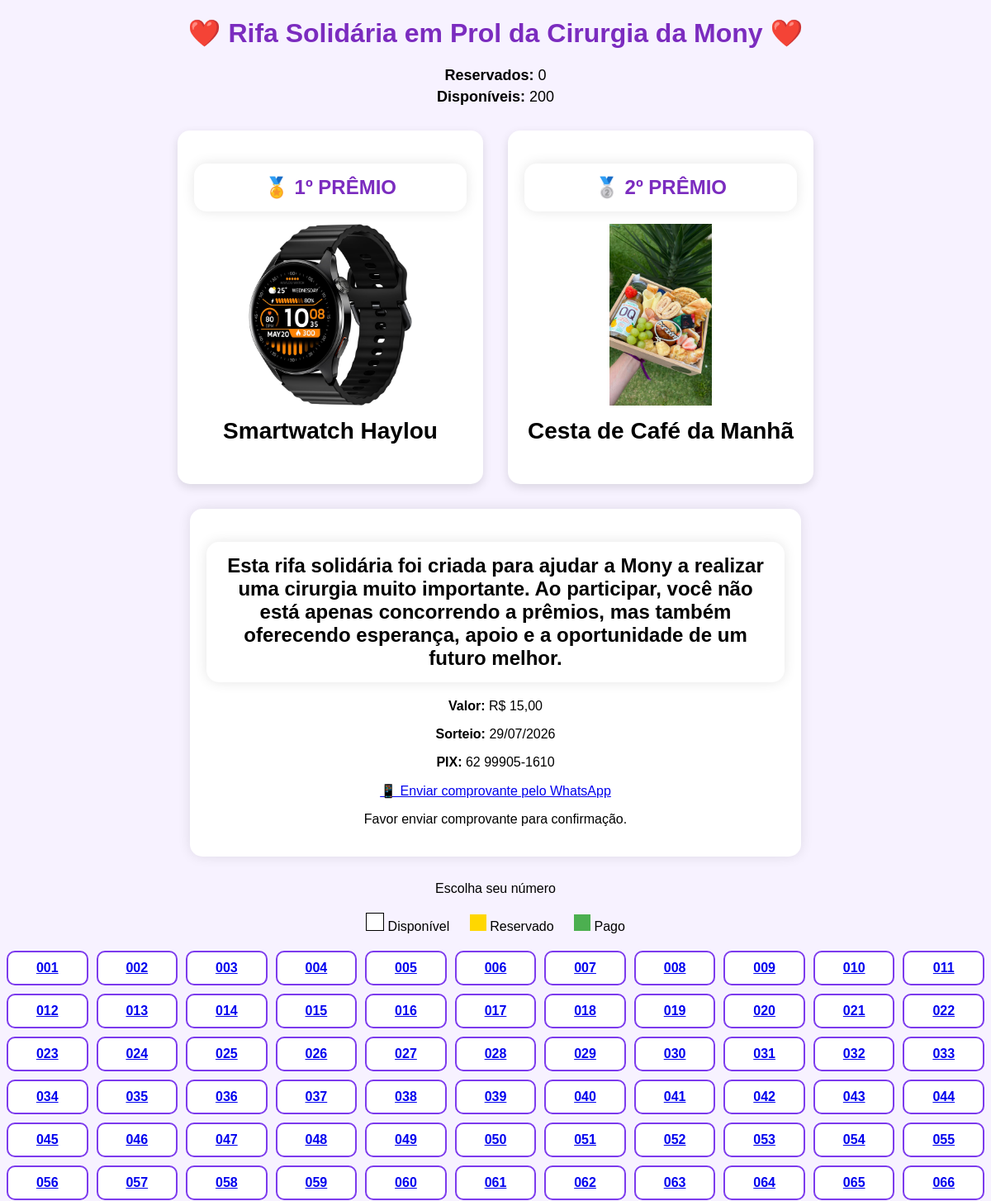
Before: / (upper part) with the older database file.
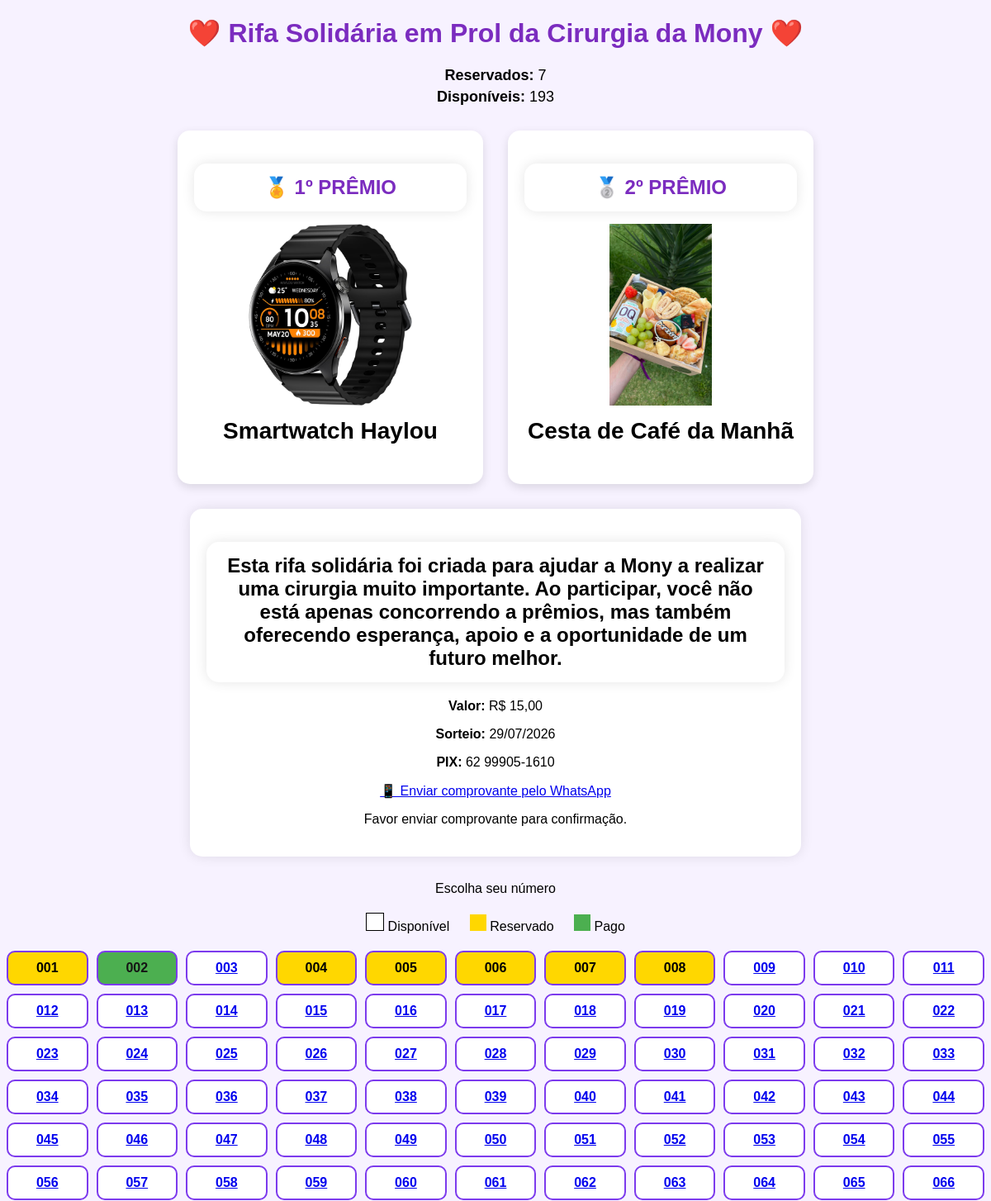
After: the same page with the newer database file.
### models.py (models this page shows)
class Numero(db.Model):
    id = db.Column(db.Integer, primary_key=True)
    numero = db.Column(
        db.Integer,
        unique=True,
        nullable=False
    )
    status = db.Column(
        db.String(20),
        default="disponivel"
        "reservado"
        "pago"
    )
    nome = db.Column(
        db.String(100)
    )
    telefone = db.Column(
        db.String(20)
    )

### app.py (the view)
@app.route("/")
def index():
    numeros = Numero.query.order_by(Numero.numero).all()
    reservados = Numero.query.filter(
        Numero.status.in_(["reservado", "pago"])
    ).count()
    disponiveis = Numero.query.filter_by(
        status="disponivel"
    ).count()
    return render_template(
        "index.html",
        numeros=numeros,
        reservados=reservados,
        disponiveis=disponiveis
    )

### templates/index.html (shortened to what this page needs)
<!doctype html>
<html lang="pt-BR">
  <head>
    <link
      rel="stylesheet"
      href="{{ url_for('static', filename='css/style.css') }}"
    />
  </head>
  <body>
    <h1>❤️ Rifa Solidária em Prol da Cirurgia da Mony ❤️</h1>
    <div class="estatisticas">
      <p><strong>Reservados:</strong> {{ reservados }}</p>
      <p><strong>Disponíveis:</strong> {{ disponiveis }}</p>
    </div>
    <div class="premios">
      <div class="premio">
        <h2 style="color: #7b2cbf; margin-bottom: 10px">🏅 1º PRÊMIO</h2>
        <img
          src="{{ url_for('static', filename='imagens/relogio.jpg') }}"
          alt="Smartwatch"
        />
        <h3>Smartwatch Haylou</h3>
      </div>
      <div class="premio">
        <h2 style="color: #7b2cbf; margin-bottom: 10px">🥈 2º PRÊMIO</h2>
        <img
          src="{{ url_for('static', filename='imagens/cesta.jpg') }}"
          alt="Cesta"
        />
        <h3>Cesta de Café da Manhã</h3>
      </div>
    </div>
    <div class="info-rifa">
      <h2>
        Esta rifa solidária foi criada para ajudar a Mony a realizar uma
        cirurgia muito importante. Ao participar, você não está apenas
        concorrendo a prêmios, mas também oferecendo esperança, apoio e a
        oportunidade de um futuro melhor.
      </h2>
      <p><strong>Valor:</strong> R$ 15,00</p>
      <p><strong>Sorteio:</strong> 29/07/2026</p>
      <p><strong>PIX:</strong> 62 99905-1610</p>
      <p>
        <a
          href="https://wa.me/5562999051610?text=Olá,%20acabei%20de%20fazer%20o%20pagamento%20da%20rifa%20e%20vou%20enviar%20o%20comprovante."
          target="_blank"
          class="btn-whatsapp"
        >
          📱 Enviar comprovante pelo WhatsApp
        </a>
      </p>
      <p>Favor enviar comprovante para confirmação.</p>
    </div>
    <p>Escolha seu número</p>
    <div style="margin: 20px">
      <span
        style="
          display: inline-block;
          width: 20px;
          height: 20px;
          background: white;
          border: 1px solid #000;
        "
      ></span>
      Disponível
      <span
        style="
          display: inline-block;
          width: 20px;
          height: 20px;
          background: #ffd700;
          margin-left: 20px;
        "
      ></span>
      Reservado
      <span
        style="
          display: inline-block;
          width: 20px;
          height: 20px;
          background: #4caf50;
          margin-left: 20px;
        "
      ></span>
      Pago
    </div>
    <div class="grid">
      {% for numero in numeros %}
      <div class="numero {{ numero.status }}">
        {% if numero.status == 'reservado' or numero.status == 'pago' %}
        <span>{{ "%03d"|format(numero.numero) }}</span>
        {% else %}
        <a href="/reservar/{{ numero.id }}">
          {{ "%03d"|format(numero.numero) }}
        </a>
        {% endif %}
      </div>
      {% endfor %}
    </div>
  </body>
</html>

### static/css/style.css (style rules this page uses)
body { font-family: Arial; text-align: center; background: #f7f2ff; }
h1 { color: #7b2cbf; }
h2 { background: white; padding: 15px; border-radius: 15px; box-shadow: 0 0 15px rgba(0, 0, 0, 0.1); }
.grid { display: grid; grid-template-columns: repeat(auto-fit, minmax(90px, 1fr)); gap: 10px; }
.numero { border: 2px solid #7c3aed; border-radius: 10px; padding: 10px; text-align: center; font-weight: bold; }
.numero.disponivel { background: white; color: #000; }
.numero.reservado { background: #ffd700; color: #000; }
.numero.pago { background: #4caf50; color: rgb(21, 21, 21); }
.premios { display: flex; justify-content: center; gap: 30px; flex-wrap: wrap; margin: 30px 0; }
.premio { width: 330px; background: #fff; border-radius: 15px; box-shadow: 0 4px 12px rgba(0, 0, 0, 0.12); padding: 20px; text-align: center; }
.premio img { width: 220px; height: 220px; object-fit: contain; margin: 15px auto; display: block; }
.premio h3 { margin-top: 10px; font-size: 28px; }
.info-rifa { max-width: 700px; margin: 30px auto; background: white; padding: 20px; border-radius: 15px; box-shadow: 0 0 15px rgba(0, 0, 0, 0.1); }
.estatisticas { text-align: center; margin: 20px 0; font-size: 18px; }
.estatisticas p { margin: 5px; }

Changed rows visible on the page:
changed Numero (number 1 of 66 on the later page): status "disponivel" → "reservado" (drawn)
changed Numero (number 2 of 66 on the later page): status "disponivel" → "pago" (drawn)
changed Numero (number 4 of 66 on the later page): status "disponivel" → "reservado" (drawn)
changed Numero (number 5 of 66 on the later page): status "disponivel" → "reservado" (drawn)
changed Numero (number 6 of 66 on the later page): status "disponivel" → "reservado" (drawn)
changed Numero (number 7 of 66 on the later page): status "disponivel" → "reservado" (drawn)
changed Numero (number 8 of 66 on the later page): status "disponivel" → "reservado" (drawn)
Other visible differences:
{{ reservados }}: "0" → "7"
{{ disponiveis }}: "200" → "193"
